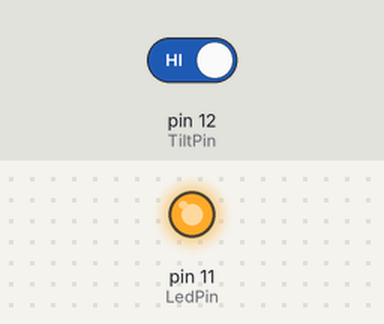
The program below on a simulated Raspberry Pi (header pin numbers). Parts: output pins drawn as LEDs (lit = HIGH). The inputs (shaded band) are chosen by the test bench; at power-on: pin 12 (TiltPin) HIGH.

Above: at 1.2 s.
1.3 s: pin 12 (TiltPin) driven LOW
At 2.0 s:
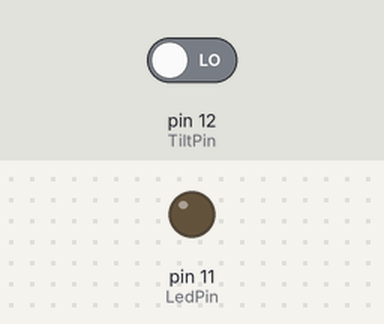
2.8 s: pin 12 (TiltPin) driven HIGH
At 3.1 s:
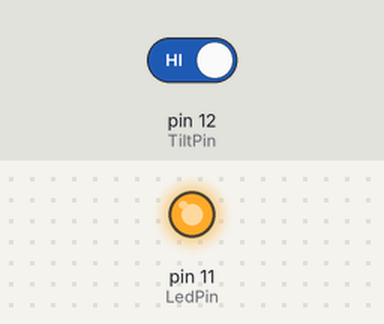
Timing chart, 0 to 5.8 s (numbered marks = the images above; inputs shaded):
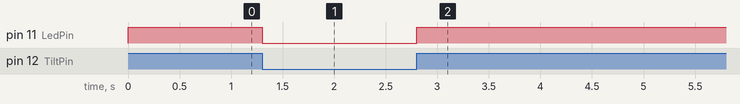

The program:

04_tiltSwitch.py
```python
import RPi.GPIO as GPIO
import time

LedPin = 11
TiltPin = 12

def setup():
	GPIO.setmode(GPIO.BOARD)
	GPIO.setup(LedPin, GPIO.OUT)
	GPIO.setup(TiltPin, GPIO.IN, pull_up_down=GPIO.PUD_UP)

def loop():
	while True:
		if GPIO.input(TiltPin) == 0:
			GPIO.output(LedPin, 0)
		else:
			GPIO.output(LedPin, 1)

def destroy():
	GPIO.output(LedPin, 1)
	GPIO.cleanup()

if __name__ == "__main__":
	try:
		setup()
		loop()
	except KeyboardInterrupt:
		destroy()
```

Measured:
- after the input at 1.3 s, pin 11 (LedPin): HIGH → LOW at once
- after the input at 2.8 s, pin 11 (LedPin): LOW → HIGH at once
